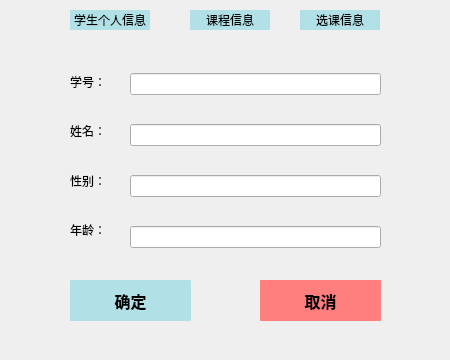
<?xml version="1.0" encoding="UTF-8"?>
<ui version="4.0">
 <class>AddMessage</class>
 <widget class="QDialog" name="AddMessage">
  <property name="geometry">
   <rect>
    <x>0</x>
    <y>0</y>
    <width>450</width>
    <height>360</height>
   </rect>
  </property>
  <property name="windowTitle">
   <string>Dialog</string>
  </property>
  <widget class="QPushButton" name="btn_log">
   <property name="geometry">
    <rect>
     <x>70</x>
     <y>280</y>
     <width>121</width>
     <height>41</height>
    </rect>
   </property>
   <property name="font">
    <font>
     <family>Calibri</family>
     <pointsize>12</pointsize>
     <weight>75</weight>
     <bold>true</bold>
    </font>
   </property>
   <property name="styleSheet">
    <string notr="true">QPushButton { background-color: rgb(177, 225, 231); border-radius: 1px; color: rgb(0, 0, 0); color:black} QPushButton:hover { background-color: rgb(124, 224, 236); }</string>
   </property>
   <property name="text">
    <string>确定</string>
   </property>
  </widget>
  <widget class="QPushButton" name="btn_clear">
   <property name="geometry">
    <rect>
     <x>260</x>
     <y>280</y>
     <width>121</width>
     <height>41</height>
    </rect>
   </property>
   <property name="font">
    <font>
     <family>Calibri</family>
     <pointsize>12</pointsize>
     <weight>75</weight>
     <bold>true</bold>
    </font>
   </property>
   <property name="styleSheet">
    <string notr="true">QPushButton { background-color: rgb(255, 126, 126); border-radius: 1px; color: rgb(0, 0, 0); color:black} QPushButton:hover { background-color: rgb(255,58,58); }</string>
   </property>
   <property name="text">
    <string>取消</string>
   </property>
  </widget>
  <widget class="QStackedWidget" name="stackedWidget">
   <property name="geometry">
    <rect>
     <x>0</x>
     <y>30</y>
     <width>381</width>
     <height>241</height>
    </rect>
   </property>
   <property name="currentIndex">
    <number>0</number>
   </property>
   <widget class="QWidget" name="page">
    <widget class="QWidget" name="layoutWidget">
     <property name="geometry">
      <rect>
       <x>70</x>
       <y>30</y>
       <width>47</width>
       <height>191</height>
      </rect>
     </property>
     <layout class="QVBoxLayout" name="verticalLayout_5">
      <item>
       <widget class="QLabel" name="label_9">
        <property name="text">
         <string>学号：</string>
        </property>
       </widget>
      </item>
      <item>
       <widget class="QLabel" name="label_10">
        <property name="text">
         <string>姓名：</string>
        </property>
       </widget>
      </item>
      <item>
       <widget class="QLabel" name="label_11">
        <property name="text">
         <string>性别：</string>
        </property>
       </widget>
      </item>
      <item>
       <widget class="QLabel" name="label_12">
        <property name="text">
         <string>年龄：</string>
        </property>
       </widget>
      </item>
     </layout>
    </widget>
    <widget class="QWidget" name="verticalLayoutWidget">
     <property name="geometry">
      <rect>
       <x>130</x>
       <y>20</y>
       <width>251</width>
       <height>221</height>
      </rect>
     </property>
     <layout class="QVBoxLayout" name="verticalLayout_6">
      <item>
       <widget class="QLineEdit" name="Sno_3"/>
      </item>
      <item>
       <widget class="QLineEdit" name="Sname_3"/>
      </item>
      <item>
       <widget class="QLineEdit" name="Ssex_3"/>
      </item>
      <item>
       <widget class="QLineEdit" name="lineEdit_3"/>
      </item>
     </layout>
    </widget>
   </widget>
   <widget class="QWidget" name="page_2">
    <widget class="QLabel" name="label_13">
     <property name="geometry">
      <rect>
       <x>60</x>
       <y>200</y>
       <width>31</width>
       <height>16</height>
      </rect>
     </property>
     <property name="text">
      <string>学分</string>
     </property>
    </widget>
    <widget class="QWidget" name="verticalLayoutWidget_2">
     <property name="geometry">
      <rect>
       <x>130</x>
       <y>20</y>
       <width>251</width>
       <height>221</height>
      </rect>
     </property>
     <layout class="QVBoxLayout" name="verticalLayout_7">
      <item>
       <widget class="QLineEdit" name="cno"/>
      </item>
      <item>
       <widget class="QLineEdit" name="cname"/>
      </item>
      <item>
       <widget class="QLineEdit" name="cpno"/>
      </item>
      <item>
       <widget class="QLineEdit" name="ccredit"/>
      </item>
     </layout>
    </widget>
    <widget class="QLabel" name="label_14">
     <property name="geometry">
      <rect>
       <x>50</x>
       <y>100</y>
       <width>72</width>
       <height>15</height>
      </rect>
     </property>
     <property name="text">
      <string>课程名</string>
     </property>
    </widget>
    <widget class="QLabel" name="label_15">
     <property name="geometry">
      <rect>
       <x>50</x>
       <y>150</y>
       <width>72</width>
       <height>15</height>
      </rect>
     </property>
     <property name="text">
      <string>先行课程号</string>
     </property>
    </widget>
    <widget class="QLabel" name="label_16">
     <property name="geometry">
      <rect>
       <x>50</x>
       <y>40</y>
       <width>72</width>
       <height>15</height>
      </rect>
     </property>
     <property name="text">
      <string>课程号</string>
     </property>
    </widget>
   </widget>
   <widget class="QWidget" name="page_3">
    <widget class="QWidget" name="verticalLayoutWidget_3">
     <property name="geometry">
      <rect>
       <x>130</x>
       <y>20</y>
       <width>251</width>
       <height>221</height>
      </rect>
     </property>
     <layout class="QVBoxLayout" name="verticalLayout_8">
      <item>
       <widget class="QLineEdit" name="sno1"/>
      </item>
      <item>
       <widget class="QLineEdit" name="cno1"/>
      </item>
      <item>
       <widget class="QLineEdit" name="grade1"/>
      </item>
     </layout>
    </widget>
    <widget class="QLabel" name="label_17">
     <property name="geometry">
      <rect>
       <x>70</x>
       <y>120</y>
       <width>51</width>
       <height>16</height>
      </rect>
     </property>
     <property name="text">
      <string>课程号</string>
     </property>
    </widget>
    <widget class="QLabel" name="label_18">
     <property name="geometry">
      <rect>
       <x>80</x>
       <y>60</y>
       <width>31</width>
       <height>16</height>
      </rect>
     </property>
     <property name="text">
      <string>学号</string>
     </property>
    </widget>
    <widget class="QLabel" name="label_19">
     <property name="geometry">
      <rect>
       <x>80</x>
       <y>190</y>
       <width>31</width>
       <height>16</height>
      </rect>
     </property>
     <property name="text">
      <string>成绩</string>
     </property>
    </widget>
   </widget>
  </widget>
  <widget class="QPushButton" name="pushButton">
   <property name="geometry">
    <rect>
     <x>70</x>
     <y>10</y>
     <width>80</width>
     <height>20</height>
    </rect>
   </property>
   <property name="styleSheet">
    <string notr="true">QPushButton { background-color: rgb(177, 225, 231); border-radius: 1px; color: rgb(0, 0, 0); color:black} QPushButton:hover { background-color: rgb(124, 224, 236); }</string>
   </property>
   <property name="text">
    <string>学生个人信息</string>
   </property>
  </widget>
  <widget class="QPushButton" name="pushButton_2">
   <property name="geometry">
    <rect>
     <x>190</x>
     <y>10</y>
     <width>80</width>
     <height>20</height>
    </rect>
   </property>
   <property name="styleSheet">
    <string notr="true">QPushButton { background-color: rgb(177, 225, 231); border-radius: 1px; color: rgb(0, 0, 0); color:black} QPushButton:hover { background-color: rgb(124, 224, 236); }</string>
   </property>
   <property name="text">
    <string>课程信息</string>
   </property>
  </widget>
  <widget class="QPushButton" name="pushButton_3">
   <property name="geometry">
    <rect>
     <x>300</x>
     <y>10</y>
     <width>80</width>
     <height>20</height>
    </rect>
   </property>
   <property name="styleSheet">
    <string notr="true">QPushButton { background-color: rgb(177, 225, 231); border-radius: 1px; color: rgb(0, 0, 0); color:black} QPushButton:hover { background-color: rgb(124, 224, 236); }</string>
   </property>
   <property name="text">
    <string>选课信息</string>
   </property>
  </widget>
 </widget>
 <resources/>
 <connections/>
</ui>
